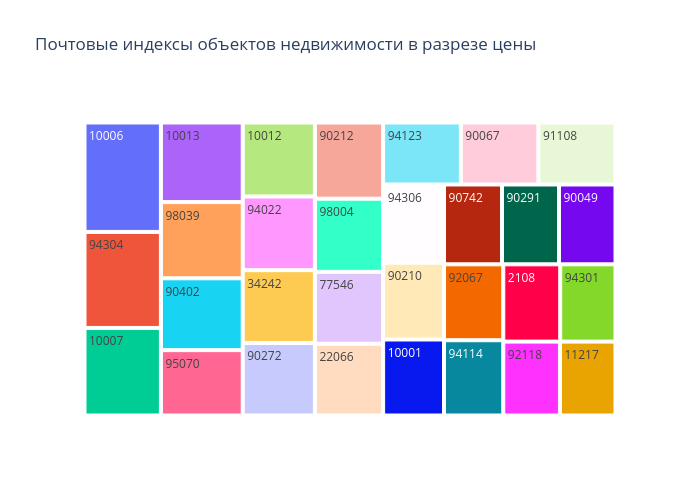

The code cell stored with this chart in its notebook:
### Markdown cell above
#### **Почтовые индексы объектов недвижимости в разрезе `target`**

### Code cell
ranked_analysis_plot(
    house_df,
    'zipcode',
    'target',
    "Почтовые индексы объектов недвижимости в разрезе цены",
    30)

### Figure 1 — Plotly figure (JSON) as saved in the notebook; plotly's stock layout.template omitted (floating-point values rounded to 4 significant figures)
{"data": [{"branchvalues": "total", "domain": {"x": [0, 1], "y": [0, 1]}, "hovertemplate": "labels=%{label}<br>target=%{value}<br>parent=%{parent}<br>id=%{id}<extra></extra>", "ids": ["2108", "10001", "10006", "10007", "10012", "10013", "11217", "22066", "34242", "77546", "90049", "90067", "90210", "90212", "90272", "90291", "90402", "90742", "91108", "92067", "92118", "94022", "94114", "94123", "94301", "94304", "94306", "95070", "98004", "98039"], "labels": ["2108", "10001", "10006", "10007", "10012", "10013", "11217", "22066", "34242", "77546", "90049", "90067", "90210", "90212", "90272", "90291", "90402", "90742", "91108", "92067", "92118", "94022", "94114", "94123", "94301", "94304", "94306", "95070", "98004", "98039"], "name": "", "parents": ["", "", "", "", "", "", "", "", "", "", "", "", "", "", "", "", "", "", "", "", "", "", "", "", "", "", "", "", "", ""], "type": "treemap", "values": [2466500, 2595000, 4687000, 3750000, 2995000, 3650000, 2300000, 2744995, 2947500, 2750250, 2529000, 2695000, 2622500, 2915000, 2935000, 2552500, 3295000, 2595000, 2680000, 2521500, 2349000, 2980000, 2500000, 2700000, 2394000, 4113000.0, 2670000.0, 2998000, 2798000, 3495000]}], "layout": {"height": 500, "legend": {"tracegroupgap": 0}, "title": {"text": "Почтовые индексы объектов недвижимости в разрезе цены"}, "width": 700}}
